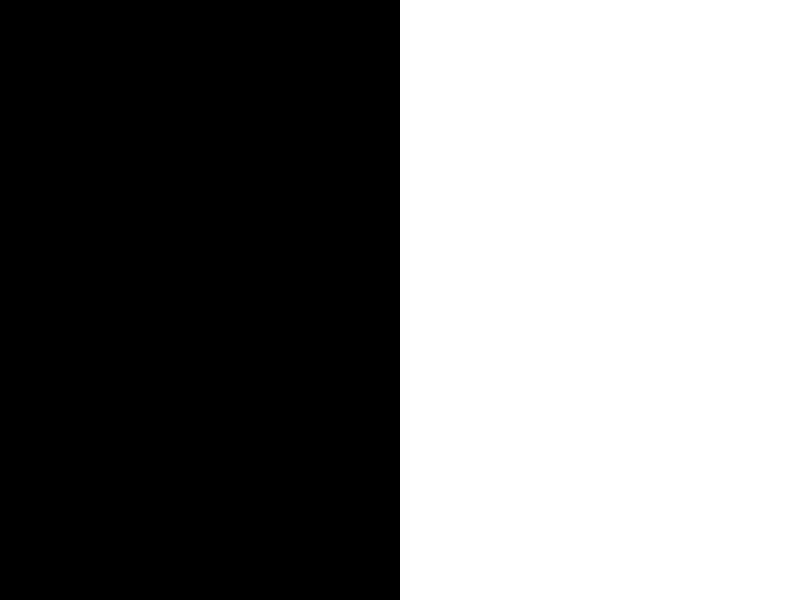
#> input picture images/pattern/1.jpg, 800 x 600 px
$ python StructuredLight.py   (Python 2 division)
#> lines starting #> are read from the running program, lines starting #| are printed output that depends on the picture; after the words box and inside, x2 and y2 are one past the last pixel; in counts of white or black regions, pixels touching at a corner belong together
import cv2
import numpy as np
from matplotlib import pyplot as plt
import glob


# git password - sls123 test

# [35 lines left out: function GenerateGrayCodePatternsImages, not called in this run]


def BuildCodeMatrix(pathes, mode='pattern'):
    '''
    stack the images, the stacked matrix gives the binary code in x,y cell
    :param pathes: list of images paths
    :return: numpy array of height x width x depth(number of images)
    '''
#> called with mode = 'pattern'
    code_map = 0
    c = 0
    if mode == 'pattern':
        thresh_min = 127
        thresh_max = 255
    else:
        thresh_min = 100
        thresh_max = 200
    for p in pathes:  # this loops build the planes code map
        img = cv2.imread(p, 0)
#> img: shape (600, 800); 50% white; 1 white region, box (x1, y1, x2, y2) and area: (400, 0, 800, 600) 240000
        ret, img = cv2.threshold(img, thresh_min, thresh_max, cv2.THRESH_BINARY)
#> ret = 127
        # plt.imshow(img)
        # plt.show()
        if c != 0:  # other iterations
            code_map[:, :, c] = img
        else:  # first iteration
            rows, cols, depth = img.shape[0], img.shape[1], len(pathes)
#> rows = 600; cols = 800; depth = 3
            code_map = np.zeros((rows, cols, depth), dtype=int)
            code_map[:, :, c] = img
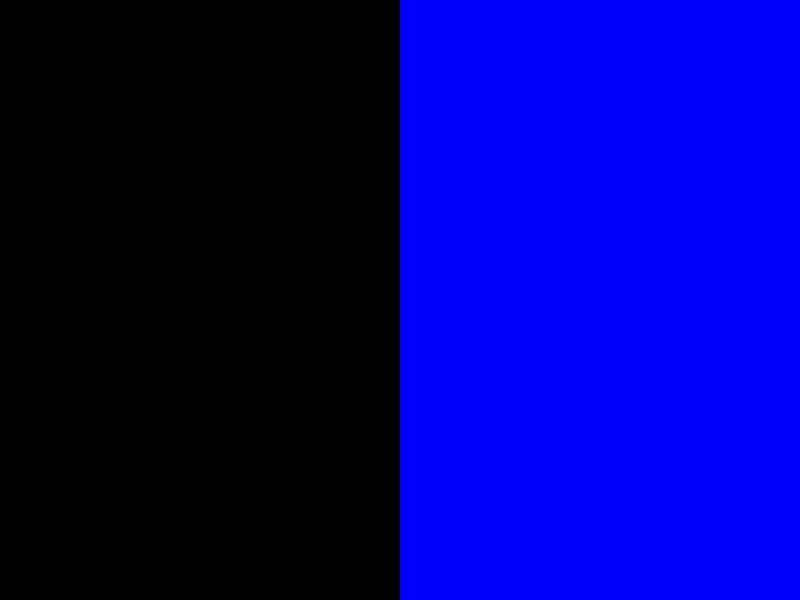
#> code_map: shape (600, 800, 3) int64; mean of channels 0, 1, 2 127.5, 0, 0; drawn as B, G, R
        c += 1
#> pass 2 of the loop in BuildCodeMatrix, `for p in pathes:`:
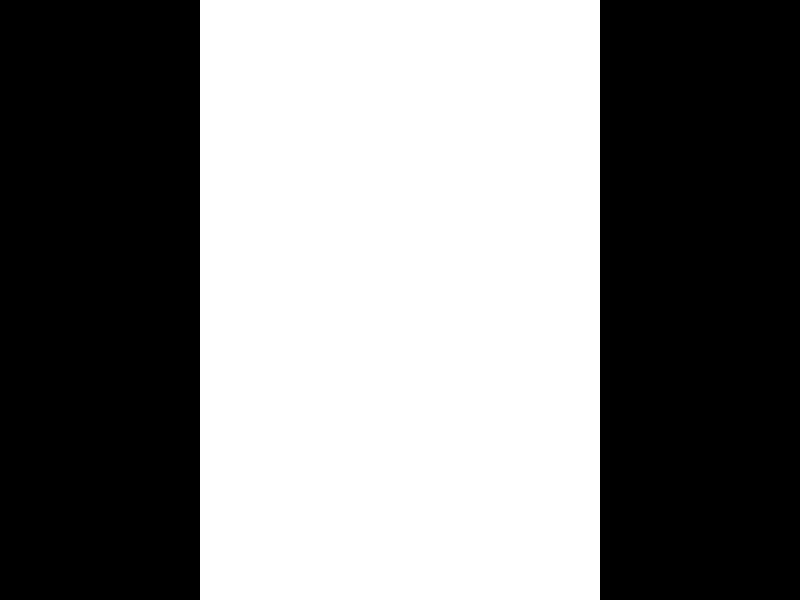
#> input picture images/pattern/2.jpg, 800 x 600 px
#> img: shape (600, 800); 50% white; 1 white region, box (x1, y1, x2, y2) and area: (200, 0, 600, 600) 240000
#> in BuildCodeMatrix, `code_map[:, :, c] = img`:
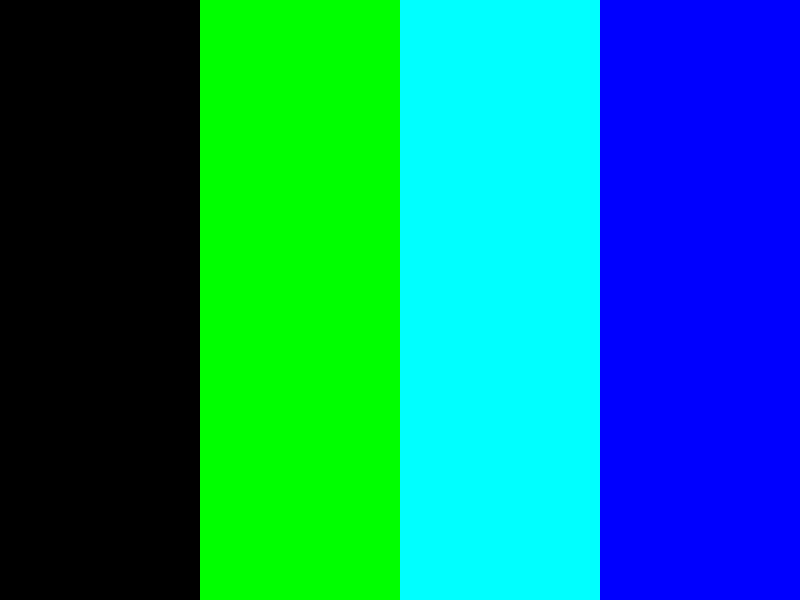
#> code_map: shape (600, 800, 3) int64; mean of channels 0, 1, 2 127.5, 127.5, 0; drawn as B, G, R
#> pass 3 of the loop in BuildCodeMatrix, `for p in pathes:`:
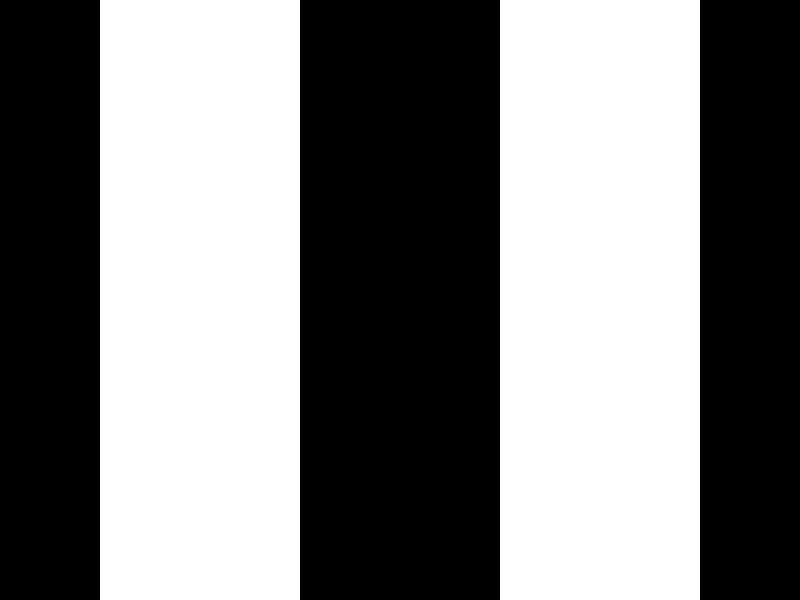
#> input picture images/pattern/3.jpg, 800 x 600 px
#> img: shape (600, 800); 50% white; 2 white regions, box (x1, y1, x2, y2) and area: (100, 0, 300, 600) 120000, (500, 0, 700, 600) 120000
#> in BuildCodeMatrix, `code_map[:, :, c] = img`:
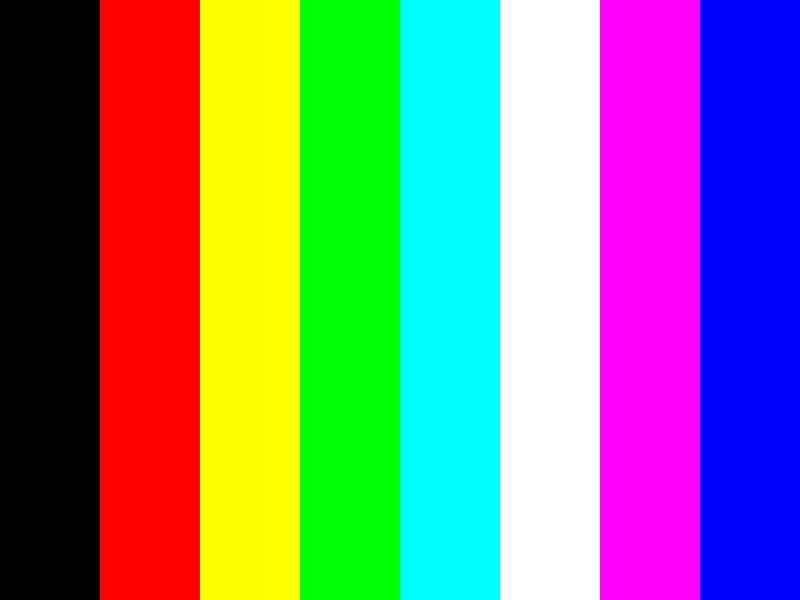
#> code_map: shape (600, 800, 3) int64; mean of channels 0, 1, 2 127.5, 127.5, 127.5; drawn as B, G, R
    code_map[code_map > 0] = 1  # make the map binary
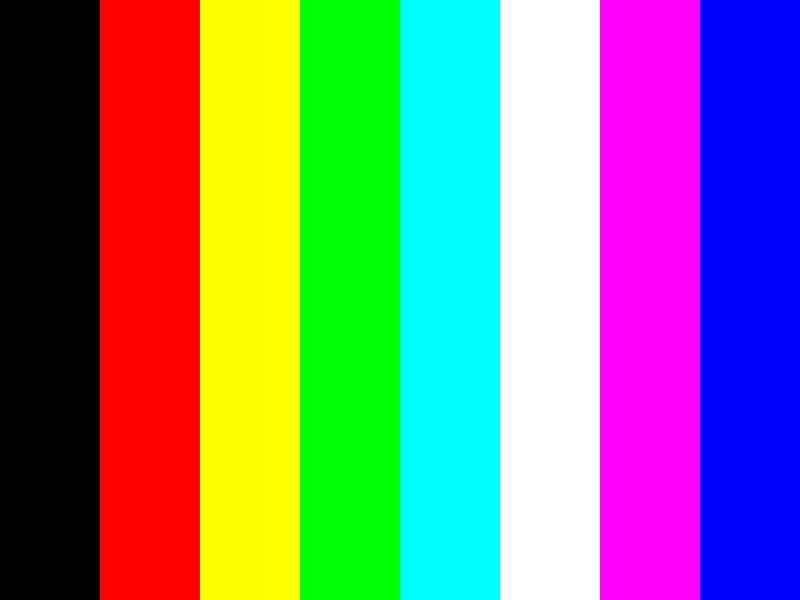
#> code_map: shape (600, 800, 3) int64; mean of channels 0, 1, 2 0.5, 0.5, 0.5; drawn with 1 as white
    return code_map


def BuildLightPlanes(paths, projCalibMatrix, distCoeffs, distBetweenPlanes=2):
    '''
    build the light planes normals that goes from the projector perspective center
    :param pathes: list of patterns paths (vertical)
    :param projCalibMatrix: projector calibration matrix
    :param distBetweenPlanes: gap between light planes
    :return:
    '''
    xp, yp, projectorFocalLength = projCalibMatrix[0, 2], projCalibMatrix[1, 2], \
                                   (projCalibMatrix[0, 0] + projCalibMatrix[1, 1]) * 0.5
    planes = {}
    mat = BuildCodeMatrix(paths)
    perspective = np.hstack((projCalibMatrix, np.reshape([0, 0, 0], (3, 1))))

    for i in xrange(0, mat.shape[1], distBetweenPlanes):
        key = "".join(map(str, mat[int(yp), i]))
        # undistort the points that build the light plane
        # top point
        p = np.array([[[-yp, i]]], dtype=np.float32)
        p = cv2.undistortPoints(p, projCalibMatrix, distCoeffs, R=np.eye(3), P=perspective)
        x, y1 = p[0, 0, 0], p[0, 0, 1]
        v1 = np.array([x, y1, -projectorFocalLength])
        # bot point
        p = np.array([[[yp, i]]], dtype=np.float32)
        p = cv2.undistortPoints(p, projCalibMatrix, distCoeffs, R=np.eye(3), P=perspective)
        x, y2 = p[0, 0, 0], p[0, 0, 1]
        v2 = np.array([x, y2, -projectorFocalLength])
        # old version - without distortions - keep it might need it later
        # x, y1, y2 = i - xp, -yp, yp
        # v1 = np.array([x, y1, -projectorFocalLength])
        # v2 = np.array([x, y2, -projectorFocalLength])
        n = np.cross(v1, v2)
        planes[key] = n / np.linalg.norm(n)
#> after the loop, planes = {'000': [0.0341, -0.991, -0.131], '001': [0.0602, -0.957, -0.282], '011': [0.00727, -0.892, -0.453], '010': [-0.041, -0.815, -0.578], '110': [-0.0253, -0.747, -0.665], '111': [0.0129, -0.689, -0.724], '101': [0.0401, -0.624, -0.781], '100': [-0.183, -0.506, -0.843]}
    return planes


# [93 lines left out: functions PlaneAndRayIntersection, ComputePointsCloud, WritePointsToFile, checkBitChange, not called in this run]


if __name__ == '__main__':
    # GenerateGrayCodePatternsImages(800, 600, 800, 600)
    # load image to search targets in it
    patterns_paths = glob.glob('.\images\pattern\*.jpg')
    box1_paths = glob.glob('.\images\simple\\box\*.jpg')
    box2_paths = glob.glob('.\images\simple\\box2\*.jpg')
    binder_paths = glob.glob('.\images\simple\\binder\*.jpg')
    dummie_paths = glob.glob('.\images\\dummie\*.jpg')

    proj_mtx = np.array([[557.32272774, 0., 434.29075766],
                         [0., 599.19032733, 290.08959004],
                         [0., 0., 1.]], dtype=np.float32)
    proj_dist = np.array([[-1.20178761e-01, 5.02083179e-03, 2.30760632e-03, 4.06847903e-02,
                           1.52240260e-05]], dtype=np.float32)
    print "building light planes..."
    planes = BuildLightPlanes(patterns_paths, proj_mtx, proj_dist, distBetweenPlanes=8)

    projPosition = np.array([0, 0, 0])

    cam_mtx = np.array([[3.52676168e+03, 0.00000000e+00, 3.01315339e+03],
                        [0.00000000e+00, 3.40613533e+03, 1.86758386e+03],
                        [0.00000000e+00, 0.00000000e+00, 1.00000000e+00]], dtype=np.float32)
    cam_dist = np.array([[1.43317881e+00, -1.60413408e+01, -5.02219786e-04, 5.46041307e-02,
                          8.13172505e+01]], dtype=np.float32)
    camPosition_box = np.array([-4.54306512, -4.84217478, 23.56067222], dtype=np.float32)
    camRotation_box = np.array([[9.85955787e-01, 5.38614856e-02, 1.58082660e-01],
                                [-2.16918651e-04, 9.46977857e-01, -3.21298756e-01],
                                [-1.67006407e-01, 3.16752077e-01, 9.33689982e-01]],
                               dtype=np.float32)

    camPosition_dum = np.array([-9.85938852, -1.99040076, 39.25014791], dtype=np.float32)
    camRotation_dum = np.array([[0.97130392, 0.03227768, 0.23564135],
                                [-0.01083326, 0.99572424, -0.09173807],
                                [-0.2375949, 0.08655278, 0.96750053]],
                               dtype=np.float32)
    camCodeMatrix = BuildCodeMatrix(dummie_paths, 'map')
#> (the run stopped early here; a loop or call above may not have finished)
